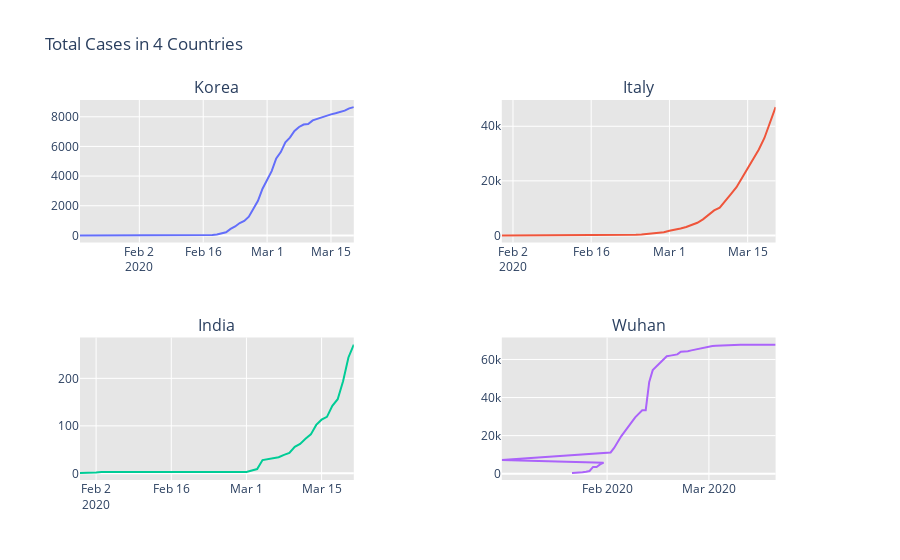

The notebook cell this image was saved under:
### Code cell
fig = make_subplots(rows=2,cols=2,
                    specs=[[{"secondary_y":True},{"secondary_y":True}],[{"secondary_y":True},{"secondary_y":True}]],
                    subplot_titles=("Korea","Italy","India","Wuhan"))

fig.add_trace(go.Scatter(x=pdc_Korea['Date'],y=pdc_Korea['Total Cases'],marker=dict(color=pdc_Korea['Total Cases'],coloraxis='coloraxis')),1,1)
fig.add_trace(go.Scatter(x=pdc_Italy['Date'],y=pdc_Italy['Total Cases'],marker=dict(color=pdc_Italy['Total Cases'],coloraxis='coloraxis')),1,2)
fig.add_trace(go.Scatter(x=pdc_India['Date'],y=pdc_India['Total Cases'],marker=dict(color=pdc_India['Total Cases'],coloraxis='coloraxis')),2,1)
fig.add_trace(go.Scatter(x=pdc_Wuhan['Date'],y=pdc_Wuhan['Total Cases'],marker=dict(color=pdc_Wuhan['Total Cases'],coloraxis='coloraxis')),2,2)

fig.update_layout(coloraxis=dict(colorscale='Bluered_r'),showlegend=False,title_text='Total Cases in 4 Countries')
fig.update_layout(plot_bgcolor='rgb(230,230,230)')
